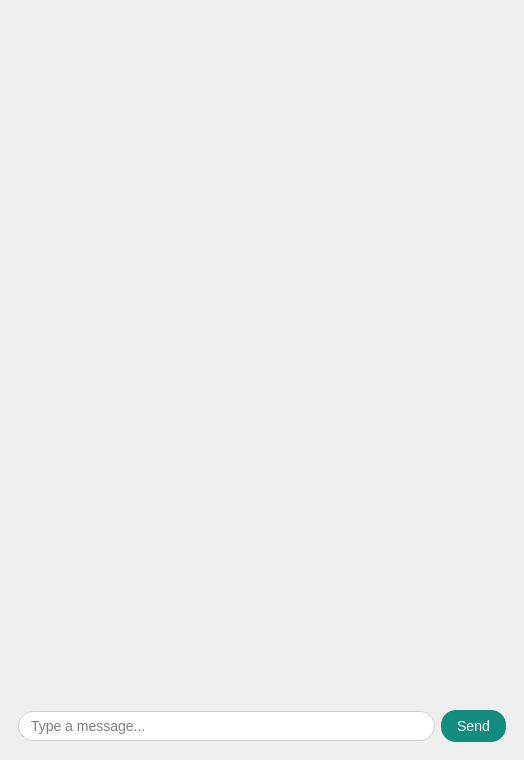
<?xml version="1.0" encoding="UTF-8"?>
<ui version="4.0">
 <class>MainWindow</class>
 <widget class="QMainWindow" name="MainWindow">
  <property name="geometry">
   <rect>
    <x>0</x>
    <y>0</y>
    <width>524</width>
    <height>760</height>
   </rect>
  </property>
  <property name="windowTitle">
   <string>MainWindow</string>
  </property>
  <widget class="QWidget" name="centralwidget">
   <layout class="QVBoxLayout" name="main_layout">
    <item>
     <widget class="QScrollArea" name="chat_scroll">
      <property name="frameShape">
       <enum>QFrame::NoFrame</enum>
      </property>
      <property name="widgetResizable">
       <bool>true</bool>
      </property>
      <widget class="QWidget" name="chat_container">
       <property name="geometry">
        <rect>
         <x>0</x>
         <y>0</y>
         <width>502</width>
         <height>676</height>
        </rect>
       </property>
      </widget>
     </widget>
    </item>
    <item>
     <widget class="QWidget" name="widget" native="true">
      <layout class="QHBoxLayout" name="input_layout">
       <item>
        <widget class="QLineEdit" name="message_input">
         <property name="styleSheet">
          <string notr="true">QLineEdit {
				background-color: white;
                border: 1px solid #D1D1D1;
                border-radius: 15px;
                padding: 5px 10px;
                font-size: 14px;
				}</string>
         </property>
         <property name="placeholderText">
          <string>Type a message...</string>
         </property>
        </widget>
       </item>
       <item>
        <widget class="QPushButton" name="send_button">
         <property name="styleSheet">
          <string notr="true">QPushButton {
					background-color: #128C7E;
                	color: white;
                	border: none;
                	border-radius: 15px;
                	padding: 8px 16px;
                	font-size: 14px;
					}
					QPushButton:hover{
												background-color: #075E54;
												}</string>
         </property>
         <property name="text">
          <string>Send</string>
         </property>
        </widget>
       </item>
      </layout>
     </widget>
    </item>
   </layout>
  </widget>
 </widget>
 <resources/>
 <connections/>
</ui>
